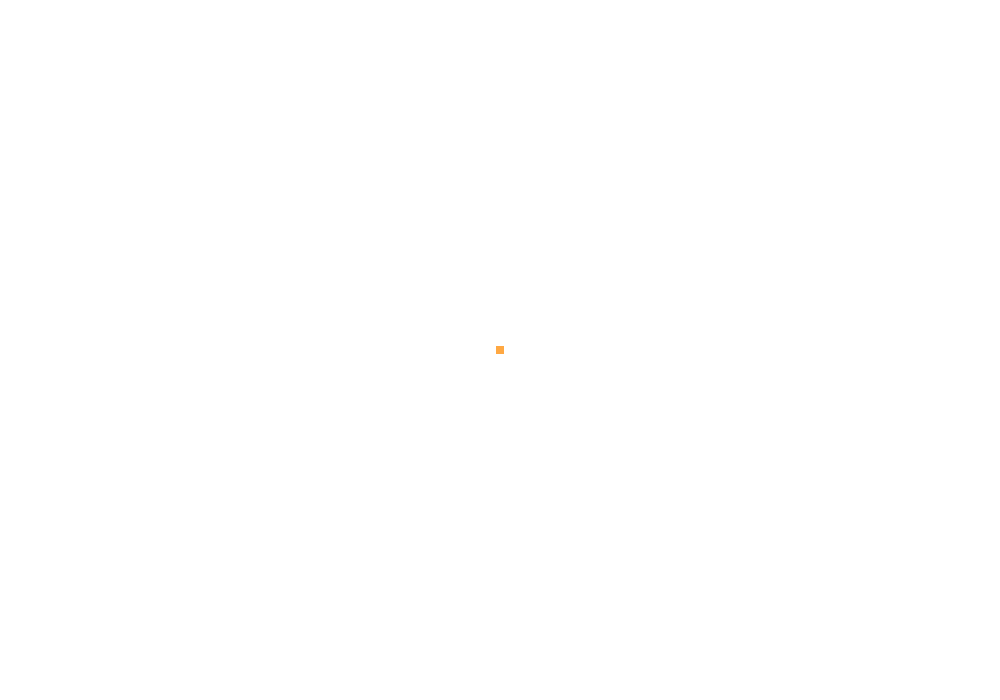
Frame 1 (no input)
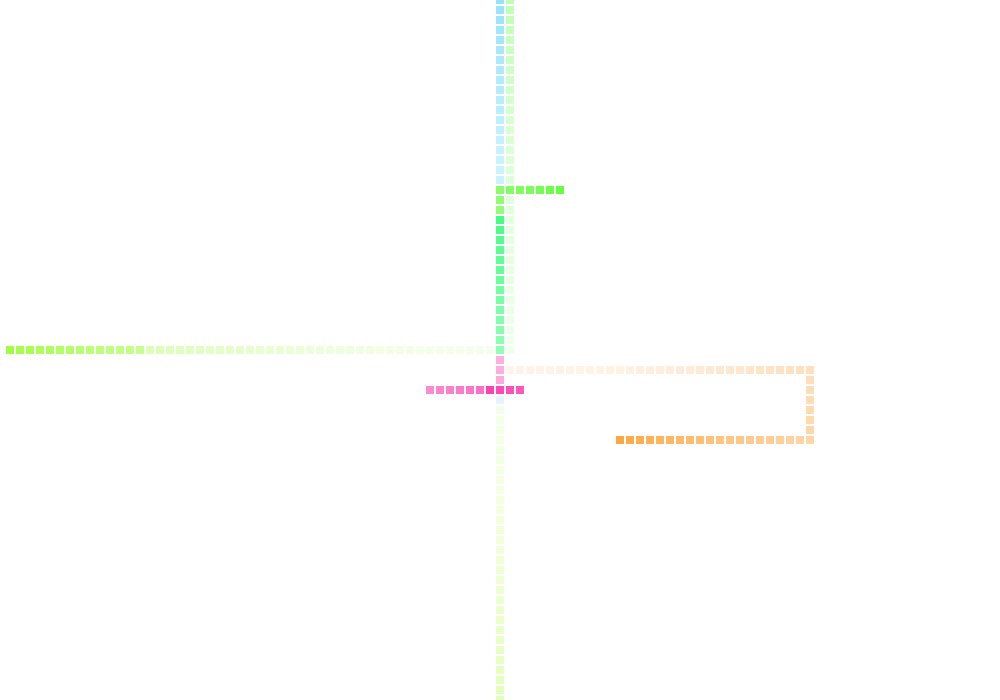
Frame 60 (the mouse pressed at the canvas centre just before this capture)
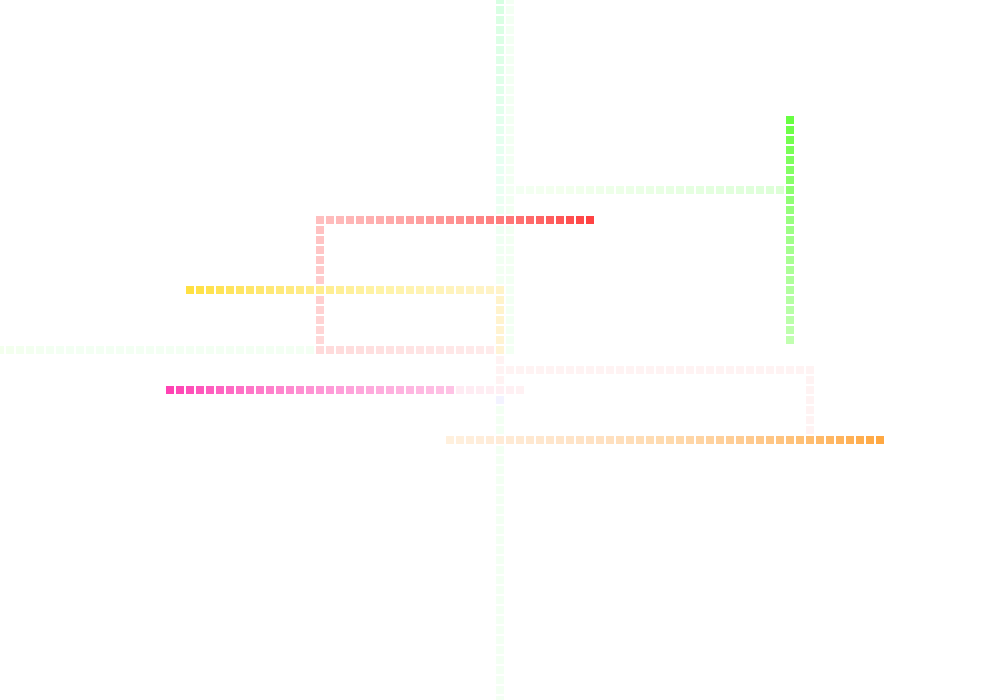
Frame 120 (the mouse held since frame 60 and released just before this capture)

The Processing sketch that drew these frames (run headless with seeded random() and noise(); from frame 60 on, the mouse is pressed at the canvas centre):

// Processing sketch: Movers
// ── Movers.pde
// Brendan Chen
// 2021/09/27

// Variables //
int count;
Mover[] mover;


void setup() {
  frameRate(60);
  // Initialize window //
  background(255);
  size(1000,700);
  //fullScreen();  
  surface.setTitle("Template");
  surface.setResizable(true);
  
  // Variables //
  count = 5;
  
  
  // Movers //
  mover = new Mover[count];
  int i = 0;
  while(i < count) {mover[i] = new Mover(); i++;}
  
}


void draw() {
  colorMode(RGB);
  fill(255,255,255,10);
  noStroke();
  rectMode(CORNER);
  rect(0,0, width,height);
  
  int i = 0;
  while(i < count) {mover[i].show(); mover[i].act(); i++;}
}

// ── ball.pde
class Mover {
  // Create Variables //
  float x,y;
  int direction = int(random(0,4));
  int lastDirection ;
  int speed = 10;
  int keepDirection;
  int hue;
  int sat;
  
  // Constructor //
  Mover() {
    resetPixel();
  }
  
  void resetPixel() {
    x = width/2;
    y = height/2;
     
    hue = int(random(0,100));
    sat = 37;
    //if(hue < 10) {sat = 0;} else {sat = 37;}  // Sometimes make a white pixel
  }
  
  // Movement //
  void act() { 
    // Pick direction and move //
    lastDirection = direction;
    keepDirection = int(random(0,20));
    if(keepDirection >0) {}  // Same direction as last frame
    else {direction = int(random(0,4));}  // Random direction
    switch(direction) {
      case 0: y -= speed; break;  // Up
      case 1: y += speed; break;  // Down
      case 2: x -= speed; break;  // Left
      case 3: x += speed; break;  // Right
    }
    
    // Reset to middle if hit edge //
    if(x < -speed/2 || x > width+speed/2 || y < -speed/2 || y > height+speed/2) {resetPixel();}
  }
  
  
  // Draw //
  void show() {
    colorMode(HSB, 100,50,100);
    fill(hue, sat, 100);
    //circle(x,y, speed);
    rectMode(CENTER);
    square(x,y, speed*0.8);
  }
}
